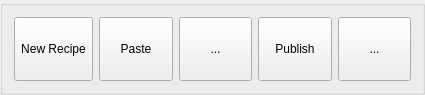
<?xml version="1.0" encoding="UTF-8"?>
<ui version="4.0">
 <class>QtActionButtonsUi</class>
 <widget class="QGroupBox" name="QtActionButtonsUi">
  <property name="geometry">
   <rect>
    <x>0</x>
    <y>0</y>
    <width>425</width>
    <height>94</height>
   </rect>
  </property>
  <property name="sizePolicy">
   <sizepolicy hsizetype="Preferred" vsizetype="Preferred">
    <horstretch>0</horstretch>
    <verstretch>0</verstretch>
   </sizepolicy>
  </property>
  <property name="windowTitle">
   <string>x</string>
  </property>
  <property name="title">
   <string/>
  </property>
  <layout class="QHBoxLayout" name="horizontalLayout">
   <item>
    <widget class="QToolButton" name="actionButton1">
     <property name="sizePolicy">
      <sizepolicy hsizetype="Expanding" vsizetype="Fixed">
       <horstretch>0</horstretch>
       <verstretch>0</verstretch>
      </sizepolicy>
     </property>
     <property name="minimumSize">
      <size>
       <width>0</width>
       <height>64</height>
      </size>
     </property>
     <property name="text">
      <string>New Recipe</string>
     </property>
     <property name="icon">
      <iconset resource="maimage.qrc">
       <normaloff>:/images/NewRecipe</normaloff>:/images/NewRecipe</iconset>
     </property>
     <property name="iconSize">
      <size>
       <width>32</width>
       <height>32</height>
      </size>
     </property>
     <property name="toolButtonStyle">
      <enum>Qt::ToolButtonTextUnderIcon</enum>
     </property>
     <property name="arrowType">
      <enum>Qt::NoArrow</enum>
     </property>
    </widget>
   </item>
   <item>
    <widget class="QToolButton" name="actionButton2">
     <property name="sizePolicy">
      <sizepolicy hsizetype="Expanding" vsizetype="Fixed">
       <horstretch>0</horstretch>
       <verstretch>0</verstretch>
      </sizepolicy>
     </property>
     <property name="minimumSize">
      <size>
       <width>0</width>
       <height>64</height>
      </size>
     </property>
     <property name="text">
      <string>Paste</string>
     </property>
     <property name="icon">
      <iconset resource="maimage.qrc">
       <normaloff>:/images/Paste</normaloff>:/images/Paste</iconset>
     </property>
     <property name="iconSize">
      <size>
       <width>32</width>
       <height>32</height>
      </size>
     </property>
     <property name="toolButtonStyle">
      <enum>Qt::ToolButtonTextUnderIcon</enum>
     </property>
    </widget>
   </item>
   <item>
    <widget class="QToolButton" name="actionButton3">
     <property name="sizePolicy">
      <sizepolicy hsizetype="Expanding" vsizetype="Fixed">
       <horstretch>0</horstretch>
       <verstretch>0</verstretch>
      </sizepolicy>
     </property>
     <property name="minimumSize">
      <size>
       <width>0</width>
       <height>64</height>
      </size>
     </property>
     <property name="text">
      <string>...</string>
     </property>
    </widget>
   </item>
   <item>
    <widget class="QToolButton" name="actionButton4">
     <property name="sizePolicy">
      <sizepolicy hsizetype="Expanding" vsizetype="Fixed">
       <horstretch>0</horstretch>
       <verstretch>0</verstretch>
      </sizepolicy>
     </property>
     <property name="minimumSize">
      <size>
       <width>0</width>
       <height>64</height>
      </size>
     </property>
     <property name="text">
      <string>Publish</string>
     </property>
     <property name="icon">
      <iconset resource="maimage.qrc">
       <normaloff>:/images/Go</normaloff>:/images/Go</iconset>
     </property>
     <property name="iconSize">
      <size>
       <width>32</width>
       <height>32</height>
      </size>
     </property>
     <property name="toolButtonStyle">
      <enum>Qt::ToolButtonTextUnderIcon</enum>
     </property>
    </widget>
   </item>
   <item>
    <widget class="QToolButton" name="actionButton5">
     <property name="sizePolicy">
      <sizepolicy hsizetype="Expanding" vsizetype="Fixed">
       <horstretch>0</horstretch>
       <verstretch>0</verstretch>
      </sizepolicy>
     </property>
     <property name="minimumSize">
      <size>
       <width>0</width>
       <height>64</height>
      </size>
     </property>
     <property name="text">
      <string>...</string>
     </property>
    </widget>
   </item>
  </layout>
  <action name="actionNewRecipe">
   <property name="icon">
    <iconset resource="maimage.qrc">
     <normaloff>:/images/NewRecipe</normaloff>:/images/NewRecipe</iconset>
   </property>
   <property name="text">
    <string>New Recipe</string>
   </property>
   <property name="toolTip">
    <string>Create New Recipe</string>
   </property>
  </action>
  <action name="actionPublish">
   <property name="icon">
    <iconset resource="maimage.qrc">
     <normaloff>:/images/Go</normaloff>:/images/Go</iconset>
   </property>
   <property name="text">
    <string>Publish</string>
   </property>
   <property name="toolTip">
    <string>Publish Recipe</string>
   </property>
  </action>
 </widget>
 <resources>
  <include location="maimage.qrc"/>
 </resources>
 <connections/>
</ui>
